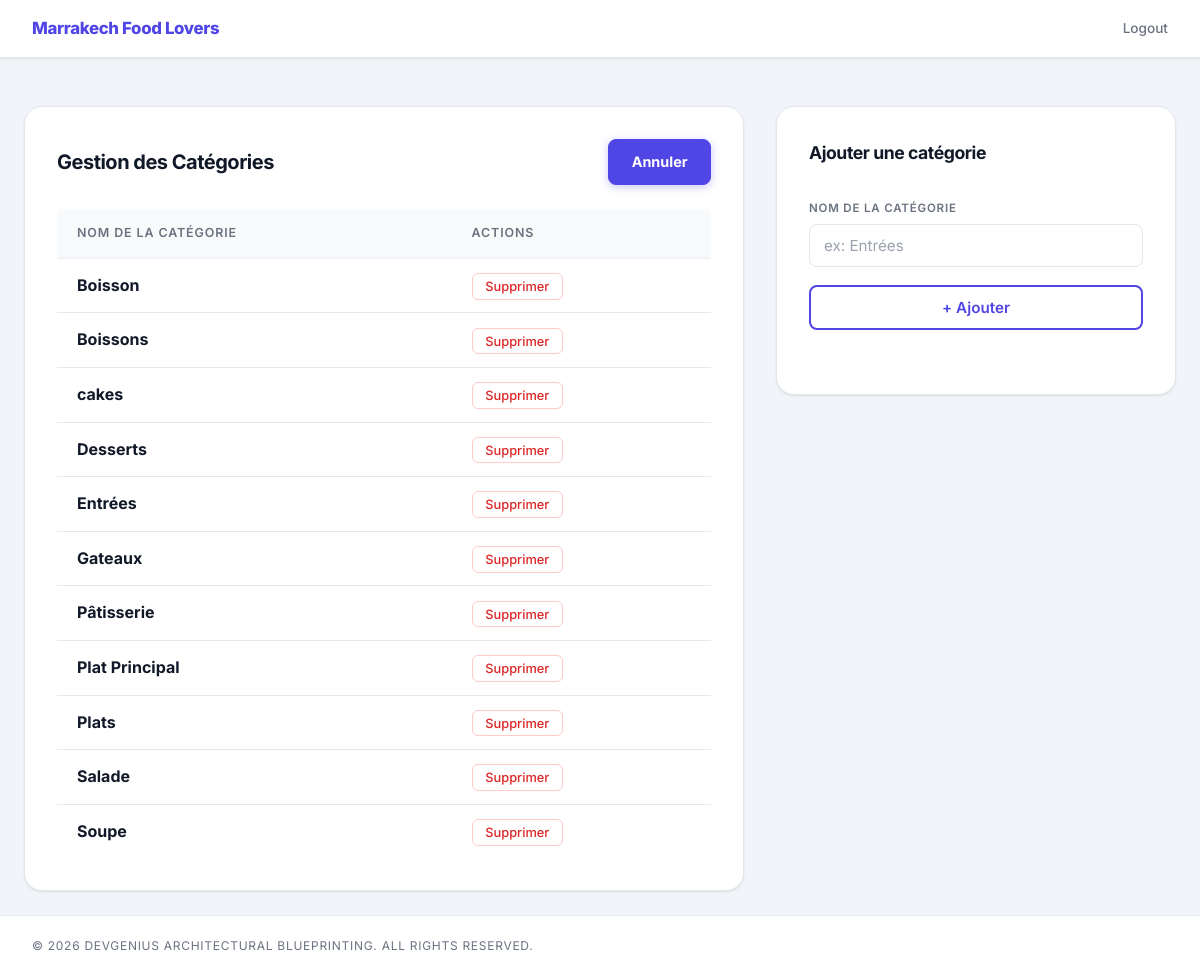
The app's page /category.php with its own data.
### tables this page shows
CREATE TABLE `categories` (
  `id` int(11) NOT NULL,
  `name` varchar(50) DEFAULT NULL
);

### APP/Controllers/CategoryController.php (called while the page is built, shortened)
<?php
require_once __DIR__ .'/../Models/category.php';
class CategoryController {
    private $categoryModel;
    public function __construct()
    {
        $this->categoryModel = new Category();
    }
    public function index(){
    $cats = $this->categoryModel->getAllCategories();
    require_once __DIR__ . '/../Views/user/categories.php';
}
}
?>

### category.php (called while the page is built, shortened)
<?php
require_once __DIR__ .'/APP/Controllers/CategoryController.php';
$catController = new CategoryController();
$catController->index();
?>

### APP/Models/category.php (called while the page is built, shortened)
<?php
require_once __DIR__ .'/db.php';
class Category {
    private $conn;
    public function __construct()
    {
        $database = new Database();
        $this->conn = $database->connect();
    }
    public function getAllCategories(){
        $sql = 'SELECT * FROM categories ORDER BY name ASC';
        $stmt = $this->conn->prepare($sql);
        $stmt->execute();
        return $stmt->fetchAll(PDO::FETCH_ASSOC);
    }
}
?>

### APP/Models/db.php (called while the page is built, shortened)
<?php
class Database {
    private $host = DB_HOST;
    private $dbname = DB_NAME;
    private $user = DB_USER;
    private $pass = DB_PASS;
    private $conn;
    public function connect(){
        try{
            $this->conn = new PDO("mysql:host=" . $this->host . ";dbname=" . $this->dbname, $this->user, $this->pass);
            $this->conn->setAttribute(PDO::ATTR_ERRMODE, PDO::ERRMODE_EXCEPTION);
        }catch(PDOException $e){
            die("Connection Failed: " . $e->getMessage());
        }
        return $this->conn;
    }
}
?>

### APP/Views/user/categories.php (the view, shortened to what this page needs)
<!DOCTYPE html>
<html lang="en">
<head>
    <link rel="stylesheet" href="style.css">
</head>
<body class="add-body">
    <nav class="dash-nav">
        <span class="dash-nav-brand">Marrakech Food Lovers</span>
        <a href="logout.php" class="dash-nav-link">Logout</a>
    </nav>
    <main class="add-main">
    <div class="admin-cols">
            <div class="admin-col-main">
                <div class="admin-section-card">
                    <div class="admin-section-header">
                        <h2 class="admin-section-title">Gestion des Catégories</h2>
                            <a href="dashboard.php" class="btn-save">Annuler</a>
                    </div>
                    <table class="admin-table">
                        <thead>
                            <tr>
                                <th>Nom de la Catégorie</th>
                                <th>Actions</th>
                            </tr>
                        </thead>
                        <tbody>
                            <?php foreach ($cats as $c): ?>
                                <tr>
                                    <td><strong><?= htmlspecialchars($c['name']) ?></strong></td>
                                    <td>
                                        <div class="admin-row-actions">
                                            <a href="category.php?delete_cat=<?= $c['id'] ?>"
                                                onclick="return confirm('Voulez-vous vraiment supprimer cette catégorie ?')"
                                                class="admin-action-delete">Supprimer</a>
                                        </div>
                                    </td>
                                </tr>
                            <?php endforeach; ?>
                        </tbody>
                    </table>
                </div>
            </div>
            <div class="admin-col-side">
                <div class="admin-section-card">
                    <h3 class="admin-form-title">Ajouter une catégorie</h3>
                    <form method="POST" class="admin-add-form">
                        <label class="admin-add-label">Nom de la Catégorie</label>
                        <input type="text" name="cat_name" placeholder="ex: Entrées" class="admin-add-input">
                        <button type="submit" name="add_category" class="admin-add-btn">+ Ajouter</button>
                    </form>
                </div>
            </div>
        </div>
    </main>
    <footer class="add-footer">
        <span>© 2026 DevGenius Architectural Blueprinting. All rights reserved.</span>
    </footer>
</body>
</html>

### records on screen
categories: name "Boisson"
categories: name "Boissons"
categories: name "cakes"
categories: name "Desserts"
categories: name "Entrées"
categories: name "Gateaux"
categories: name "Pâtisserie"
categories: name "Plat Principal"
categories: name "Plats"
categories: name "Salade"
categories: name "Soupe"
